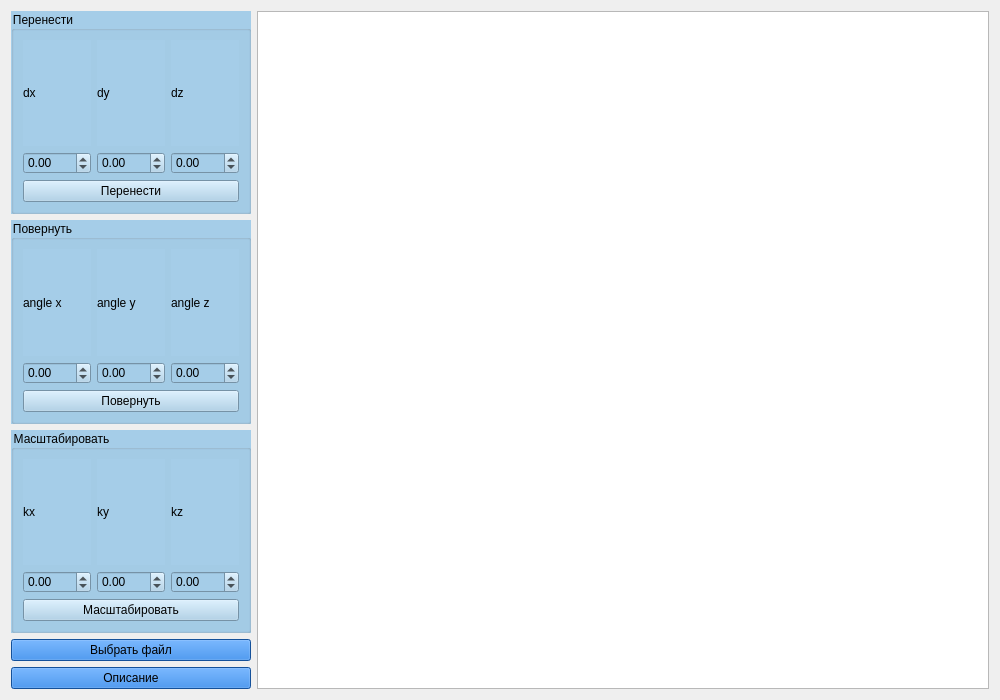
<?xml version="1.0" encoding="UTF-8"?>
<ui version="4.0">
 <class>MainWidget</class>
 <widget class="QWidget" name="MainWidget">
  <property name="geometry">
   <rect>
    <x>0</x>
    <y>0</y>
    <width>1000</width>
    <height>700</height>
   </rect>
  </property>
  <property name="minimumSize">
   <size>
    <width>1000</width>
    <height>700</height>
   </size>
  </property>
  <property name="windowTitle">
   <string>Frame3DViewer</string>
  </property>
  <property name="styleSheet">
   <string notr="true"/>
  </property>
  <layout class="QGridLayout" name="gridLayout_8">
   <item row="0" column="0">
    <layout class="QGridLayout" name="gridLayout_7">
     <item row="0" column="0">
      <widget class="QGroupBox" name="groupBox">
       <property name="styleSheet">
        <string notr="true">background-color: rgb(165, 205, 232);</string>
       </property>
       <property name="title">
        <string>Перенести</string>
       </property>
       <property name="flat">
        <bool>true</bool>
       </property>
       <layout class="QGridLayout" name="gridLayout_2">
        <item row="0" column="0">
         <layout class="QGridLayout" name="gridLayout">
          <item row="1" column="0">
           <widget class="QDoubleSpinBox" name="EnterMoveX">
            <property name="minimum">
             <double>-100.000000000000000</double>
            </property>
            <property name="maximum">
             <double>100.000000000000000</double>
            </property>
            <property name="singleStep">
             <double>1.000000000000000</double>
            </property>
           </widget>
          </item>
          <item row="0" column="2">
           <widget class="QLabel" name="label_3">
            <property name="text">
             <string>dz</string>
            </property>
           </widget>
          </item>
          <item row="0" column="1">
           <widget class="QLabel" name="label_2">
            <property name="text">
             <string>dy</string>
            </property>
           </widget>
          </item>
          <item row="2" column="0" colspan="3">
           <widget class="QPushButton" name="ButtonMoveFigure">
            <property name="text">
             <string>Перенести</string>
            </property>
           </widget>
          </item>
          <item row="0" column="0">
           <widget class="QLabel" name="label">
            <property name="text">
             <string>dx</string>
            </property>
           </widget>
          </item>
          <item row="1" column="2">
           <widget class="QDoubleSpinBox" name="EnterMoveZ">
            <property name="minimum">
             <double>-100.000000000000000</double>
            </property>
            <property name="maximum">
             <double>100.000000000000000</double>
            </property>
           </widget>
          </item>
          <item row="1" column="1">
           <widget class="QDoubleSpinBox" name="EnterMoveY">
            <property name="minimum">
             <double>-100.000000000000000</double>
            </property>
            <property name="maximum">
             <double>100.000000000000000</double>
            </property>
           </widget>
          </item>
         </layout>
        </item>
       </layout>
      </widget>
     </item>
     <item row="0" column="1" rowspan="5">
      <widget class="QGraphicsView" name="graphicsView">
       <property name="minimumSize">
        <size>
         <width>625</width>
         <height>612</height>
        </size>
       </property>
       <property name="styleSheet">
        <string notr="true"/>
       </property>
      </widget>
     </item>
     <item row="1" column="0">
      <widget class="QGroupBox" name="groupBox_2">
       <property name="styleSheet">
        <string notr="true">background-color: rgb(165, 205, 232);</string>
       </property>
       <property name="title">
        <string>Повернуть</string>
       </property>
       <property name="flat">
        <bool>true</bool>
       </property>
       <layout class="QGridLayout" name="gridLayout_3">
        <item row="0" column="0">
         <layout class="QGridLayout" name="gridLayout_4">
          <item row="2" column="0" colspan="3">
           <widget class="QPushButton" name="ButtonRotateFigure">
            <property name="text">
             <string>Повернуть</string>
            </property>
           </widget>
          </item>
          <item row="0" column="1">
           <widget class="QLabel" name="label_5">
            <property name="text">
             <string>angle y</string>
            </property>
           </widget>
          </item>
          <item row="1" column="0">
           <widget class="QDoubleSpinBox" name="EnterRotateX">
            <property name="minimum">
             <double>-100.000000000000000</double>
            </property>
            <property name="maximum">
             <double>100.000000000000000</double>
            </property>
           </widget>
          </item>
          <item row="0" column="0">
           <widget class="QLabel" name="label_6">
            <property name="text">
             <string>angle x</string>
            </property>
           </widget>
          </item>
          <item row="0" column="2">
           <widget class="QLabel" name="label_4">
            <property name="text">
             <string>angle z</string>
            </property>
           </widget>
          </item>
          <item row="1" column="2">
           <widget class="QDoubleSpinBox" name="EnterRotateZ">
            <property name="minimum">
             <double>-100.000000000000000</double>
            </property>
            <property name="maximum">
             <double>100.000000000000000</double>
            </property>
           </widget>
          </item>
          <item row="1" column="1">
           <widget class="QDoubleSpinBox" name="EnterRotateY">
            <property name="minimum">
             <double>-100.000000000000000</double>
            </property>
            <property name="maximum">
             <double>100.000000000000000</double>
            </property>
           </widget>
          </item>
         </layout>
        </item>
       </layout>
      </widget>
     </item>
     <item row="2" column="0">
      <widget class="QGroupBox" name="groupBox_3">
       <property name="styleSheet">
        <string notr="true">background-color: rgb(165, 205, 232);</string>
       </property>
       <property name="title">
        <string>Масштабировать</string>
       </property>
       <property name="flat">
        <bool>true</bool>
       </property>
       <layout class="QGridLayout" name="gridLayout_5">
        <item row="0" column="0">
         <layout class="QGridLayout" name="gridLayout_6">
          <item row="2" column="0" colspan="3">
           <widget class="QPushButton" name="ButtonScaleFigure">
            <property name="text">
             <string>Масштабировать</string>
            </property>
           </widget>
          </item>
          <item row="0" column="1">
           <widget class="QLabel" name="label_8">
            <property name="text">
             <string>ky</string>
            </property>
           </widget>
          </item>
          <item row="0" column="2">
           <widget class="QLabel" name="label_7">
            <property name="text">
             <string>kz</string>
            </property>
           </widget>
          </item>
          <item row="0" column="0">
           <widget class="QLabel" name="label_9">
            <property name="text">
             <string>kx</string>
            </property>
           </widget>
          </item>
          <item row="1" column="2">
           <widget class="QDoubleSpinBox" name="doubleSpinBox_8">
            <property name="minimum">
             <double>-100.000000000000000</double>
            </property>
            <property name="maximum">
             <double>100.000000000000000</double>
            </property>
           </widget>
          </item>
          <item row="1" column="1">
           <widget class="QDoubleSpinBox" name="doubleSpinBox_7">
            <property name="minimum">
             <double>-100.000000000000000</double>
            </property>
            <property name="maximum">
             <double>100.000000000000000</double>
            </property>
           </widget>
          </item>
          <item row="1" column="0">
           <widget class="QDoubleSpinBox" name="doubleSpinBox_9">
            <property name="minimum">
             <double>-100.000000000000000</double>
            </property>
            <property name="maximum">
             <double>100.000000000000000</double>
            </property>
           </widget>
          </item>
         </layout>
        </item>
       </layout>
      </widget>
     </item>
     <item row="3" column="0">
      <widget class="QPushButton" name="ButtonLoadFile">
       <property name="styleSheet">
        <string notr="true">background-color: rgb(28, 113, 216)</string>
       </property>
       <property name="text">
        <string>Выбрать файл</string>
       </property>
      </widget>
     </item>
     <item row="4" column="0">
      <widget class="QPushButton" name="ButtonOpenDescrioption">
       <property name="styleSheet">
        <string notr="true">background-color: rgb(28, 113, 216);</string>
       </property>
       <property name="text">
        <string>Описание</string>
       </property>
      </widget>
     </item>
    </layout>
   </item>
  </layout>
 </widget>
 <resources/>
 <connections/>
</ui>
